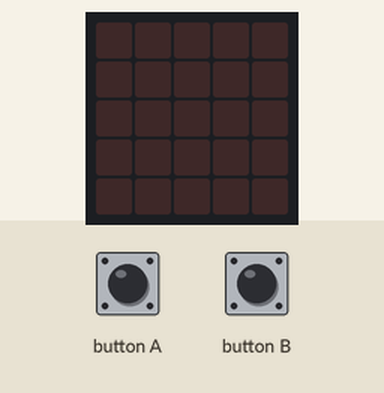
This program was run on a simulated BBC micro:bit (MakeCode). On the bench: the board's 5×5 LED display. The test bench sets the inputs (shaded band).

Above: at 1.2 s.
1.3 s: button A pressed for 0.15 s
At 1.9 s:
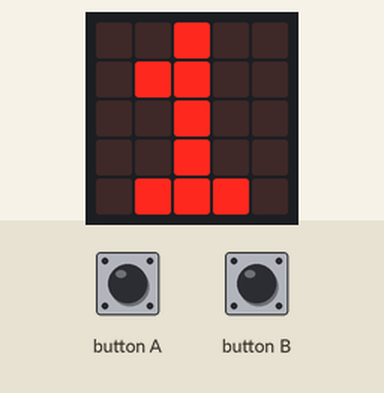
2.9 s: button A pressed for 0.15 s
At 4.3 s:
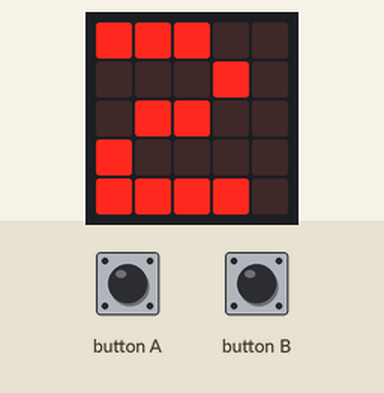
Timing chart, 0 to 5.9 s (numbered marks = the images above; inputs shaded):
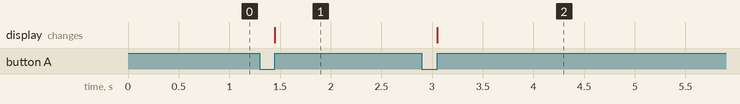

Measured:
- after the input at 1.3 s, the display: changes after 0.15 s (image 1)
- after the input at 2.9 s, the display: changes after 0.15 s (image 2)

The program:

main.ts
```typescript
let contadorA = 0
let contadorB = 0
input.onButtonPressed(Button.A, function on_button_pressed_a() {

    contadorA += 1
    basic.showNumber(contadorA)
})
input.onButtonPressed(Button.B, function on_button_pressed_b() {

    contadorB += 1
    basic.showNumber(contadorB)
})
```

test.ts
```typescript
// tests go here; this will not be compiled when this package is used as an extension.
```
